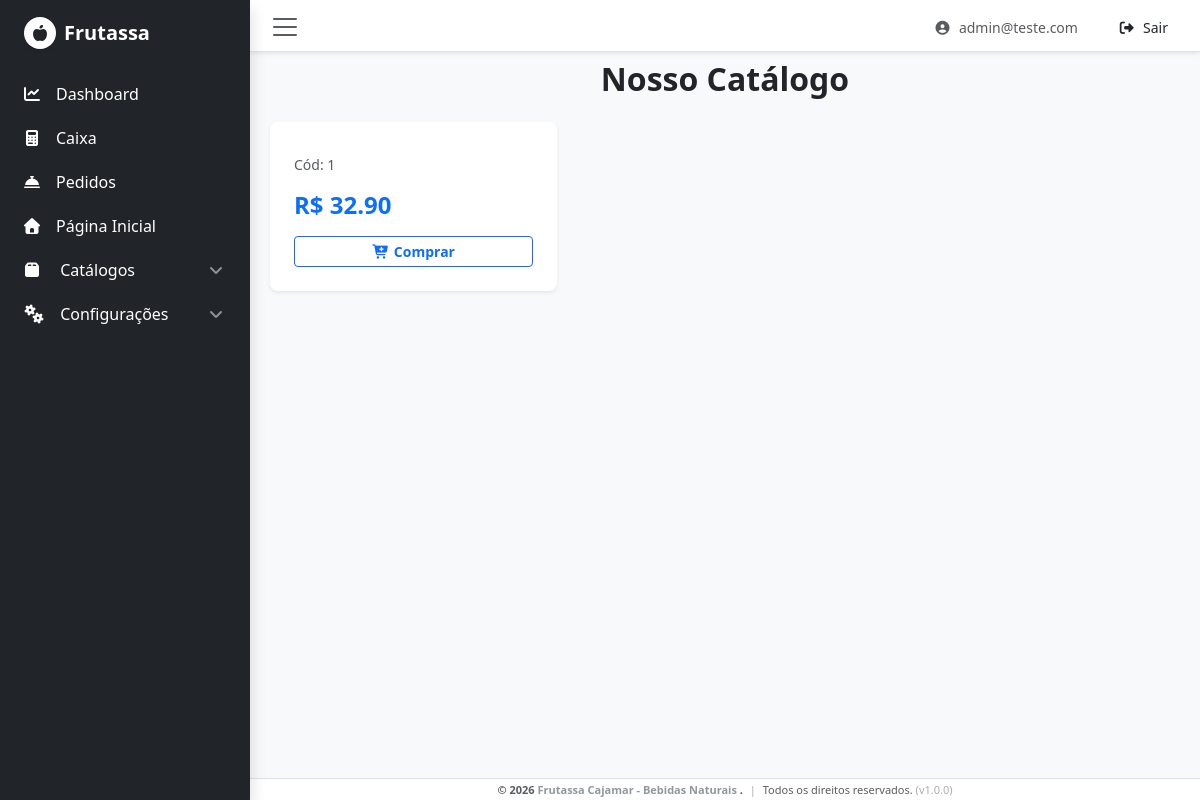
Page /produtos (signed in) on the committed database.
### Usuarios/models.py (models this page shows, shortened)
class User(db.Model, UserMixin):
    id = db.Column(db.Integer, primary_key=True)
    email = db.Column(db.String(255), unique=True, nullable=False)
    password = db.Column(db.String(255), nullable=False)
    active = db.Column(db.Boolean(), default=True)
    fs_uniquifier = db.Column(db.String(64), unique=True, nullable=False)
    is_staff = db.Column(db.Boolean(), default=False)
    is_superuser = db.Column(db.Boolean(), default=False)
    roles = db.relationship('Role', secondary=roles_users, backref=db.backref('users', lazy='dynamic'))

### Produtos/models.py (models this page shows, shortened)
class Products(db.Model):
  __tablename__ = 'products'
  id = db.Column(db.Integer, primary_key=True, autoincrement=True)
  name = db.Column(db.String(100), nullable=False)
  price = db.Column(db.Float, nullable=False)
  is_active = db.Column(db.Boolean, default=True, nullable=False)
  description = db.Column(db.Text, nullable=True, default="")
  created_at = db.Column(db.DateTime, default=datetime.utcnow, nullable=False)
  updated_at = db.Column(db.DateTime, default=datetime.utcnow, onupdate=datetime.utcnow, nullable=False)
  category_id = db.Column(db.Integer, db.ForeignKey('categories.id', ondelete='RESTRICT'), nullable=False)
  category = db.relationship('Categories', back_populates='products')

### Produtos/__init__.py (the view)
@produtos_bp.route('/produtos')
@admin_required()
def vitrine_publica():
    lista_de_produtos = Products.query.all()
    return render_template('site/produtos.html', produtos=lista_de_produtos)

### extensions.py (called while the page is built)
def admin_required():
    def decorator(f):
        @wraps(f)
        def decorated_function(*args, **kwargs):
            if not current_user.is_authenticated:
                return abort(401)
            is_superuser = getattr(current_user, 'is_superuser', False)
            is_staff = getattr(current_user, 'is_staff', False)
            if not (is_superuser or is_staff):
                return abort(403)
            return f(*args, **kwargs)
        return decorated_function
    return decorator

### templates/site/produtos.html (shortened to what this page needs)
{% extends 'base.html' %}
{% block content %}
<h2 class="fw-bold text-dark mb-4 text-center">Nosso Catálogo</h2>
<div class="row row-cols-1 row-cols-md-3 g-4">
    {% for produto in produtos %}
    <div class="col">
        <div class="card h-100 shadow-sm border-0 rounded-3">
            <div class="card-body d-flex flex-column p-4">
                <p class="text-muted small">Cód: {{ produto.id }}</p>
                <h4 class="text-primary fw-bold mt-auto mb-3">R$ {{ "%.2f"|format(produto.price) }}</h4>
                <button class="btn btn-outline-primary btn-sm w-100 fw-bold">
                    <i class="fa-solid fa-cart-plus me-1"></i>Comprar
                </button>
            </div>
        </div>
    </div>
    {% else %}
    <div class="col-12 text-center my-5">
        <p class="text-muted fs-5">Nenhum produto disponível no momento.</p>
    </div>
    {% endfor %}
</div>
{% endblock %}

### templates/base.html (shortened to what this page needs)
<!DOCTYPE html>
<html lang="pt-br" class="h-100 m-0 p-0">
    <head>
        <link rel="stylesheet" href="https://cdnjs.cloudflare.com/ajax/libs/font-awesome/7.0.1/css/all.min.css" />
        <link rel="stylesheet" href="https://cdn.jsdelivr.net/npm/bootstrap@5.3.8/dist/css/bootstrap.min.css">
    </head>
    <body data-admin-utc-offset="-10800" class="bg-light h-100 m-0 p-0 overflow-hidden">
        <div class="row g-0 w-100 h-100 align-items-stretch m-0 p-0">
            <nav class="collapse collapse-horizontal show bg-dark text-white shadow h-100 col-auto" id="meuMenu" style="z-index: 1020;">
                <div style="width: 250px;" class="p-2">
                    <div class="d-flex align-items-center py-3 px-3 mb-3" style="height: 50px;">
                        <h5 class="fw-light text-white d-flex align-items-center m-0">
                            <i class="fas fa-apple-whole me-2 bg-white rounded-circle fs-6 shadow-sm d-inline-flex align-items-center justify-content-center"
                               style="width: 32px; height: 32px; color:#212529"></i>
                            <span class="fw-semibold me-3">Frutassa</span>
                        </h5>
                    </div>
                    <ul class="navbar-nav flex-column w-100">
                        {% block nav %}
                            {% for item in menu_items %}
                                {% if item.children %}
                                    <li class="nav-item mb-1">
                                        <button class="btn btn-dark bg-transparent text-white border-0 w-100 text-start d-flex align-items-center justify-content-between py-2 px-3 shadow-none collapsed"
                                                type="button"
                                                data-bs-toggle="collapse"
                                                data-bs-target="#submenu-{{ loop.index }}"
                                                aria-expanded="false"
                                                aria-controls="submenu-{{ loop.index }}">
                                            <div>
                                                <i class="fas fa-{{ item.icon | default('folder') }} me-3 text-center" style="width: 16px;"></i>
                                                <span>{{ item.name }}</span>
                                            </div>
                                            <i class="fas fa-angle-down opacity-50"></i>
                                        </button>
                                    </li>
                                {% else %}
                                    <li class="nav-item mb-1">
                                        <a href="{{ url_for(item.key) if item.key else '#' }}" class="btn btn-dark bg-transparent border-0 text-white w-100 text-start d-flex align-items-center py-2 px-3 shadow-none">
                                            <i class="fas fa-{{ item.icon | default('link') }} me-3 text-center" style="width: 16px;"></i>
                                            <span>{{ item.name }}</span>
                                        </a>
                                    </li>
                                {% endif %}
                            {% endfor %}
                        {% endblock %}
                    </ul>
                </div>
            </nav>
            <div class="col d-flex flex-column h-100" style="overflow-y: auto;">
                <nav class="navbar navbar-light bg-white border-bottom py-2 px-3 shadow-sm" style="height: 52px; min-height: 52px;">
                    <div class="container-fluid p-0">
                        <button class="navbar-toggler border-0 shadow-none p-1 me-2" type="button" data-bs-toggle="collapse" data-bs-target="#meuMenu" aria-controls="meuMenu" aria-expanded="true" aria-label="Toggle navigation">
                            <span class="navbar-toggler-icon"></span>
                        </button>
                        <div class="d-flex align-items-center me-4">
                            <a href="#" class="d-block text-muted text-decoration-none small fw-medium">
                                <i class="fas fa-user-circle me-1"></i> {{ current_user.email | default('Visitante') }}
                            </a>
                        </div>
                        <form action="{{ url_for('security.logout') }}" method="POST" style="display: inline;">
                            <button type="submit" class="btn btn-sm text-dark fw-medium px-3 border-0 bg-transparent shadow-none">
                                <i class="fas fa-sign-out-alt me-1"></i> Sair
                            </button>
                        </form>
                    </div>
                </nav>
                <main class="p-2 flex-grow-1">
                    <div class="container-fluid">
                        {% block content %}{% endblock %}
                    </div>
                </main>
                <footer class="d-flex align-items-center justify-content-center border-top text-muted bg-white mt-auto" style="min-height: 22px; height: 22px; font-size: 11px; padding: 0;">
                    <div class="text-center" style="line-height: 22px;">
                        <strong>&copy; 2026 <a href="#" class="text-decoration-none text-secondary opacity-75">
                            Frutassa Cajamar - Bebidas Naturais
                        </a>.</strong>
                        <span class="mx-1 opacity-50">|</span> Todos os direitos reservados.
                        <span class="d-none d-sm-inline ml-1 opacity-50">(v1.0.0)</span>
                    </div>
                </footer>
            </div>
        </div>
    </body>
</html>

### templates/base.html (style rules this page uses)
button[data-bs-toggle="collapse"] .fa-angle-down { transition: transform 0.3s ease; transform: rotate(180deg); }
button[data-bs-toggle="collapse"].collapsed .fa-angle-down { transform: rotate(0deg); }

### rows in the picture
User: email "admin@teste.com"
Products: id "1", price "32.90"

### other values in the picture
{{ item.name }} "Dashboard" "Caixa" "Pedidos" "Página Inicial"
{{ item.name }} "Catálogos" "Configurações"
